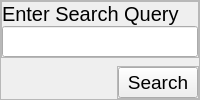
                         <widget class="QFrame" name="frame_32">
                          <property name="frameShape">
                           <enum>QFrame::StyledPanel</enum>
                          </property>
                          <property name="frameShadow">
                           <enum>QFrame::Raised</enum>
                          </property>
                          <layout class="QVBoxLayout" name="verticalLayout_20">
                           <property name="spacing">
                            <number>0</number>
                           </property>
                           <property name="leftMargin">
                            <number>0</number>
                           </property>
                           <property name="topMargin">
                            <number>0</number>
                           </property>
                           <property name="rightMargin">
                            <number>0</number>
                           </property>
                           <property name="bottomMargin">
                            <number>0</number>
                           </property>
                           <item>
                            <widget class="QFrame" name="frame_33">
                             <property name="sizePolicy">
                              <sizepolicy hsizetype="Preferred" vsizetype="Preferred">
                               <horstretch>0</horstretch>
                               <verstretch>0</verstretch>
                              </sizepolicy>
                             </property>
                             <property name="frameShape">
                              <enum>QFrame::StyledPanel</enum>
                             </property>
                             <property name="frameShadow">
                              <enum>QFrame::Raised</enum>
                             </property>
                             <layout class="QVBoxLayout" name="verticalLayout_21">
                              <property name="spacing">
                               <number>0</number>
                              </property>
                              <property name="leftMargin">
                               <number>0</number>
                              </property>
                              <property name="topMargin">
                               <number>0</number>
                              </property>
                              <property name="rightMargin">
                               <number>0</number>
                              </property>
                              <property name="bottomMargin">
                               <number>0</number>
                              </property>
                              <item>
                               <widget class="QLabel" name="label_16">
                                <property name="font">
                                 <font>
                                  <pointsize>15</pointsize>
                                 </font>
                                </property>
                                <property name="text">
                                 <string>Enter Search Query</string>
                                </property>
                               </widget>
                              </item>
                              <item>
                               <widget class="QLineEdit" name="image_search_lineedit">
                                <property name="font">
                                 <font>
                                  <pointsize>14</pointsize>
                                 </font>
                                </property>
                               </widget>
                              </item>
                             </layout>
                            </widget>
                           </item>
                           <item alignment="Qt::AlignRight|Qt::AlignBottom">
                            <widget class="QFrame" name="frame_34">
                             <property name="frameShape">
                              <enum>QFrame::StyledPanel</enum>
                             </property>
                             <property name="frameShadow">
                              <enum>QFrame::Raised</enum>
                             </property>
                             <layout class="QHBoxLayout" name="horizontalLayout_27">
                              <property name="spacing">
                               <number>0</number>
                              </property>
                              <property name="leftMargin">
                               <number>0</number>
                              </property>
                              <property name="topMargin">
                               <number>0</number>
                              </property>
                              <property name="rightMargin">
                               <number>0</number>
                              </property>
                              <property name="bottomMargin">
                               <number>0</number>
                              </property>
                              <item>
                               <widget class="QPushButton" name="image_search_button">
                                <property name="font">
                                 <font>
                                  <pointsize>14</pointsize>
                                 </font>
                                </property>
                                <property name="text">
                                 <string>Search</string>
                                </property>
                               </widget>
                              </item>
                             </layout>
                            </widget>
                           </item>
                          </layout>
                         </widget>
